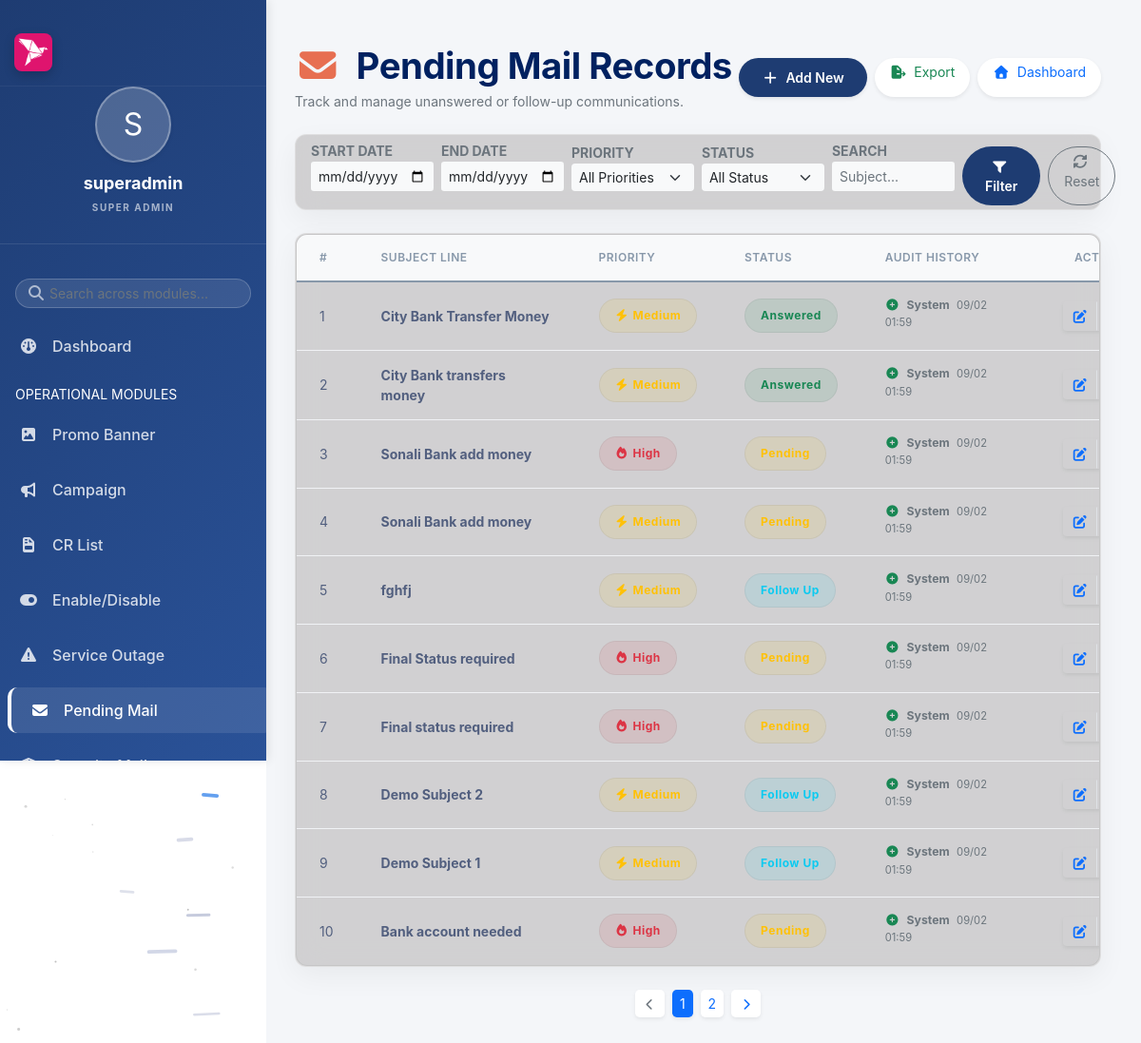
The page /main/modules/pm/view.php (signed in) on the database its author committed.
### tables this page shows
CREATE TABLE `pending_mail` (
  `serial_no` int(11) NOT NULL,
  `subject_line` varchar(250) NOT NULL,
  `priority` varchar(50) NOT NULL,
  `status` varchar(50) NOT NULL,
  `edited_by` varchar(50) DEFAULT NULL,
  `edited_at` timestamp NULL DEFAULT NULL,
  `created_by` varchar(50) DEFAULT NULL,
  `created_at` timestamp NOT NULL DEFAULT current_timestamp()
);

### includes/functions.php (called while the page is built, shortened)
<?php
function e($text) {
    return htmlspecialchars($text, ENT_QUOTES, 'UTF-8');
}
function isSuperAdmin() {
    return $_SESSION['role'] === 'super_admin';
}
function canEditGlobal() {
    return $_SESSION['role'] !== 'l2';
}

### main/modules/pm/view.php (the view, shortened to what this page needs)
<?php
require_once __DIR__ . '/../../../config/app.php'; include_once INCLUDES_PATH . '/auth_check.php';
$limit = 10;
$page = isset($_GET['page']) && is_numeric($_GET['page']) ? (int)$_GET['page'] : 1;
$offset = ($page - 1) * $limit;
$where = " WHERE 1=1";
$count_sql = "SELECT COUNT(*) as total FROM pending_mail" . $where;
$stmt_count = mysqli_prepare($conn, $count_sql);
mysqli_stmt_execute($stmt_count);
$total_records = mysqli_stmt_get_result($stmt_count)->fetch_assoc()['total'];
$total_pages = ceil($total_records / $limit);
$sql = "SELECT * FROM pending_mail " . $where . " ORDER BY serial_no DESC LIMIT $limit OFFSET $offset";
$stmt = mysqli_prepare($conn, $sql);
mysqli_stmt_execute($stmt);
$result = mysqli_stmt_get_result($stmt);
?>
<!DOCTYPE html>
<html lang="en">
<head>
    <link href="https://cdn.jsdelivr.net/npm/bootstrap@5.0.2/dist/css/bootstrap.min.css" rel="stylesheet">
    <link rel="stylesheet" href="https://cdnjs.cloudflare.com/ajax/libs/font-awesome/7.0.1/css/all.min.css">
    <link rel="stylesheet" href="<?= ASSETS_URL ?>/css/style.css">
</head>
<body>
    <div class="dashboard-container">
        <?php include INCLUDES_PATH . '/sidebar.php'; ?>
        <div class="main-content">
            <div class="container-fluid ps-0 mt-3">
                <div class="d-flex justify-content-between align-items-center mb-4">
                    <div>
                        <h1 class="view-header fw-bold mb-1"><i class="fa-solid fa-envelope text-orange me-2"></i> Pending Mail Records</h1>
                        <p class="text-muted small mb-0">Track and manage unanswered or follow-up communications.</p>
                    </div>
                    <div class="d-flex gap-2">
                        <?php if (canEditGlobal()): ?>
                        <button class="btn btn-primary btn-sm rounded-pill shadow-sm px-4" data-bs-toggle="modal" data-bs-target="#staticBackdrop_pdmail">
                            <i class="fa-solid fa-plus me-1"></i> Add New
                        </button>
                        <?php endif; ?>
                        <a href="<?= BASE_URL ?>/modules/export/export.php?module=pending_mail&<?php echo http_build_query($_GET); ?>" class="btn btn-outline-success btn-sm rounded-pill shadow-sm px-3 bg-white border-0 btn-export-view"><i class="fa-solid fa-file-export me-1"></i> Export</a>
                        <a href="<?= BASE_URL ?>/index.php" class="btn btn-outline-primary btn-sm rounded-pill shadow-sm px-3 border-0 bg-white btn-dashboard-view"><i class="fa-solid fa-house me-1"></i> Dashboard</a>
                    </div>
                </div>
                <div class="glass-card mb-4 p-3 py-1">
                    <form method="GET" class="row g-2 align-items-end">
                        <div class="col-md-2">
                            <label class="small text-muted fw-bold">START DATE</label>
                            <input type="date" name="start_date" class="form-control form-control-sm border-0 bg-light" value="<?php echo e($_GET['start_date'] ?? ''); ?>">
                        </div>
                        <div class="col-md-2">
                            <label class="small text-muted fw-bold">END DATE</label>
                            <input type="date" name="end_date" class="form-control form-control-sm border-0 bg-light" value="<?php echo e($_GET['end_date'] ?? ''); ?>">
                        </div>
                        <div class="col-md-2">
                            <label class="small text-muted fw-bold">PRIORITY</label>
                            <select name="priority_filter" class="form-select form-select-sm border-0 bg-light">
                                <option value="">All Priorities</option>
                            </select>
                        </div>
                        <div class="col-md-2">
                            <label class="small text-muted fw-bold">STATUS</label>
                            <select name="status_filter" class="form-select form-select-sm border-0 bg-light">
                                <option value="">All Status</option>
                            </select>
                        </div>
                        <div class="col-md-2">
                            <label class="small text-muted fw-bold">SEARCH</label>
                            <input type="text" name="search" class="form-control form-control-sm border-0 bg-light" placeholder="Subject..." value="<?php echo e($_GET['search'] ?? ''); ?>">
                        </div>
                        <div class="col-md-2 d-flex gap-2">
                            <button type="submit" class="btn btn-primary btn-sm rounded-pill px-4 flex-grow-1"><i class="fa-solid fa-filter me-1"></i> Filter</button>
                            <a href="view_pd.php" class="btn btn-outline-secondary btn-sm rounded-pill px-3"><i class="fa-solid fa-rotate me-1"></i> Reset</a>
                        </div>
                    </form>
                </div>
                <?php if (mysqli_num_rows($result) > 0) { ?>
                <div class="glass-card mb-4">
                    <div class="table-responsive">
                        <table class="table table-hover align-middle mb-0 dashboard-table">
                            <thead class="bg-light bg-opacity-50">
                                <tr>
                                    <th class="ps-4">#</th>
                                    <th>Subject Line</th>
                                    <th>Priority</th>
                                    <th>Status</th>
                                    <th>Audit History</th>
                                    <?php if (canEditGlobal()): ?>
                                    <th class="text-end pe-4">Actions</th>
                                    <?php endif; ?>
                                </tr>
                            </thead>
                            <tbody>
                                <?php
                                $count = $offset + 1;
                                while ($row = mysqli_fetch_assoc($result)) {
                                    $priority = strtolower(trim($row["priority"] ?? ""));
                                    $priority_badge = '<span class="status-badge bg-secondary bg-opacity-10 text-secondary fw-bold p-2 px-3 rounded-pill">' . e($priority ?: "N/A") . '</span>';
                                    if ($priority == 'high') {
                                        $priority_badge = '<span class="status-badge bg-danger bg-opacity-10 text-danger fw-bold p-2 px-3 rounded-pill"><i class="fa-solid fa-fire me-1"></i> High</span>';
                                    } else if ($priority == 'medium') {
                                        $priority_badge = '<span class="status-badge bg-warning bg-opacity-10 text-warning fw-bold p-2 px-3 rounded-pill"><i class="fa-solid fa-bolt me-1"></i> Medium</span>';
                                    } else if ($priority == 'low') {
                                        $priority_badge = '<span class="status-badge bg-success bg-opacity-10 text-success fw-bold p-2 px-3 rounded-pill"><i class="fa-solid fa-leaf me-1"></i> Low</span>';
                                    }
                                    $status = strtolower(trim($row["status"] ?? ""));
                                    $status_badge = '<span class="status-badge bg-secondary bg-opacity-10 text-secondary fw-bold p-2 px-3 rounded-pill">' . e($status ?: "N/A") . '</span>';
                                    if ($status == 'answered') {
                                        $status_badge = '<span class="status-badge bg-success bg-opacity-10 text-success fw-bold p-2 px-3 rounded-pill">Answered</span>';
                                    } else if ($status == 'pending') {
                                        $status_badge = '<span class="status-badge bg-warning bg-opacity-10 text-warning fw-bold p-2 px-3 rounded-pill">Pending</span>';
                                    } else if ($status == 'follow_up') {
                                        $status_badge = '<span class="status-badge bg-info bg-opacity-10 text-info fw-bold p-2 px-3 rounded-pill">Follow Up</span>';
                                    }
                                    echo "<tr>
                                            <td class='ps-4'>" . $count++ . "</td>
                                            <td class='fw-bold' style='max-width: 300px;'>" . e($row["subject_line"] ?? "N/A") . "</td>
                                            <td>" . $priority_badge . "</td>
                                            <td>" . $status_badge . "</td>
                                            <td>
                                                <div class='audit-stack'>
                                                    <div class='small text-muted mb-1' title='Created'>
                                                        <i class='fa-solid fa-circle-plus text-success me-1 scale-80'></i> <b>" . (!empty($row['created_by']) ? e($row['created_by']) : 'System') . "</b>
                                                        <span class='ms-1 opacity-75' style='font-size: 0.7rem;'>" . (!empty($row['created_at']) ? date('d/m H:i', strtotime($row['created_at'])) : '-') . "</span>
                                                    </div>";
                                    echo "</div></td>";
                                    if (canEditGlobal()) {
                                        echo "<td class='text-end pe-4'>
                                                <div class='btn-group shadow-sm rounded'>
                                                    <a href='update.php?id=" . (int)$row['serial_no'] . "' class='btn btn-white btn-sm border-end text-primary' title='Edit Record'><i class='fa-solid fa-pen-to-square'></i></a>";
                                        if (isSuperAdmin()) {
                                            echo "<a href='delete.php?id=" . (int)$row['serial_no'] . "&csrf_token=" . urlencode($_SESSION['csrf_token']) . "' class='btn btn-white btn-sm text-danger' title='Delete Record' onclick='return confirm(\"Are you sure you want to delete this record?\")'><i class='fa-solid fa-trash-can'></i></a>";
                                        }
                                        echo "</div></td>";
                                    }
                                    echo "</tr>";
                                }
                                ?>
                            </tbody>
                        </table>
                    </div>
                </div>
            <?php } ?>
            <?php
            if ($total_pages > 1) {
                $params = $_GET;
                unset($params['page']);
                $query_string = !empty($params) ? '&' . http_build_query($params) : '';
                echo '<nav aria-label="Page navigation" class="mt-4 pb-5">
                        <ul class="pagination pagination-sm justify-content-center">';
                $prev_disabled = ($page <= 1) ? 'disabled' : '';
                $prev_url = ($page <= 1) ? '#' : '?page=' . ($page - 1) . $query_string;
                echo '<li class="page-item ' . $prev_disabled . '">
                        <a class="page-link border-0 shadow-sm mx-1 rounded-3" href="' . $prev_url . '"><i class="fa-solid fa-chevron-left small"></i></a>
                      </li>';
                $start_page = max(1, $page - 2);
                $end_page = min($total_pages, $page + 2);
                for ($i = $start_page; $i <= $end_page; $i++) {
                    $active = ($page == $i) ? 'active' : '';
                    echo '<li class="page-item ' . $active . '">
                            <a class="page-link border-0 shadow-sm mx-1 rounded-3 ' . ($active ? 'bg-primary text-white' : '') . '" href="?page=' . $i . $query_string . '">' . $i . '</a>
                          </li>';
                }
                $next_disabled = ($page >= $total_pages) ? 'disabled' : '';
                $next_url = ($page >= $total_pages) ? '#' : '?page=' . ($page + 1) . $query_string;
                echo '<li class="page-item ' . $next_disabled . '">
                        <a class="page-link border-0 shadow-sm mx-1 rounded-3" href="' . $next_url . '"><i class="fa-solid fa-chevron-right small"></i></a>
                      </li>';
                echo '</ul></nav>';
            }
            ?>
        </div>
    </div>
</body>
</html>

### rows shown on the page
pending_mail: subject_line "City Bank Transfer Money", priority "medium" (drawn), status "Answered", shows "System", created_at "09/02 01:59"
pending_mail: subject_line "City Bank transfers money", priority "medium" (drawn), status "Answered", shows "System", created_at "09/02 01:59"
pending_mail: subject_line "Sonali Bank add money", priority "high" (drawn), shows "System", created_at "09/02 01:59"
pending_mail: subject_line "Sonali Bank add money", priority "medium" (drawn), shows "System", created_at "09/02 01:59"
pending_mail: subject_line "fghfj", priority "medium" (drawn), status "Follow Up", shows "System", created_at "09/02 01:59"
pending_mail: subject_line "Final Status required", priority "high" (drawn), shows "System", created_at "09/02 01:59"
pending_mail: subject_line "Final status required", priority "high" (drawn), shows "System", created_at "09/02 01:59"
pending_mail: subject_line "Demo Subject 2", priority "medium" (drawn), status "Follow Up", shows "System", created_at "09/02 01:59"
pending_mail: subject_line "Demo Subject 1", priority "medium" (drawn), status "Follow Up", shows "System", created_at "09/02 01:59"
pending_mail: subject_line "Bank account needed", priority "high" (drawn), shows "System", created_at "09/02 01:59"

### other values the page prints
substr($user_name, 0, 1) "S"
$user_name "superadmin"
